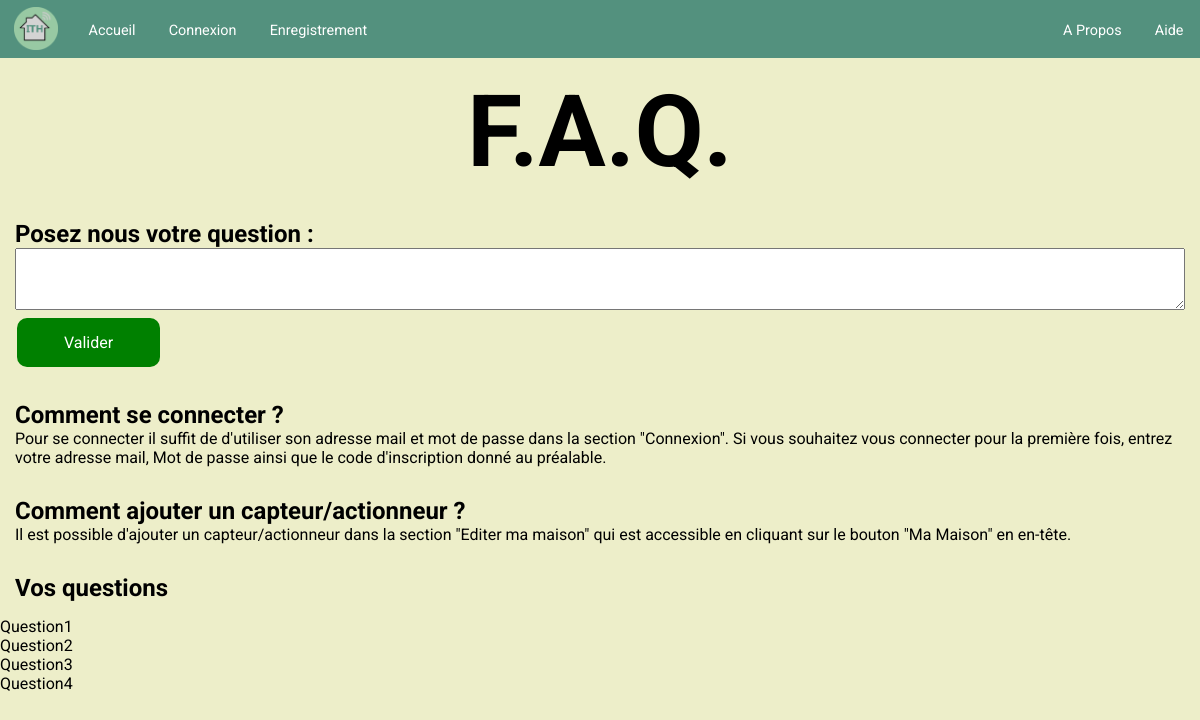
/aide, run on the app's committed database.
### tables this page shows
CREATE TABLE IF NOT EXISTS `question` (
  `id_question` int(11) NOT NULL AUTO_INCREMENT,
  `question` text NOT NULL,
  `reponse` text,
  PRIMARY KEY (`id_question`)
);

### app/Controleurs/controleurAide.php (called while the page is built, shortened)
<?php
require_once 'Vues/vue.php';
require_once 'Modeles/Aide.php';
class ControleurAide{
    public function affichageAide()
    {
        $aide = new Aide();
        $questions = $aide->voirQuestion();
        $vue = new Vue('Aide');
        $vue->generer(array('questions' => $questions));
    }
}

### app/index.php (called while the page is built, shortened)
<?php
require_once 'Controleurs/controleurAide.php';
$router = new Routeur($_GET['currentPageUrl']);
$router->get('/', function(){ $controleur = new ControleurAccueil();
    $controleur->affichageAccueil(); });
$router->get('/accueil', function(){ $controleur = new ControleurAccueil();
    $controleur->affichageAccueil(); });
$router->get('/apropos', function(){ $controleur = new ControleurAide();
    $controleur->affichageApropos(); });
$router->get('/aide', function(){ $controleur = new ControleurAide();
    $controleur->affichageAide(); });
$router->post('/aide', function(){ $controleur = new ControleurAide();
    $controleur->affichageAide(); });
$router->get('/connexion', function(){ $controleur = new ControleurAuthentification;
    $controleur->affichageConnexion(); });
$router->post('/connexion', function(){ $controleur = new ControleurAuthentification;
    $controleur->affichageConnexion(); });
$router->get('/enregistrement', function(){ $controleur = new ControleurAuthentification;
    $controleur->affichageEnregistrement(); });
$router->post('/enregistrement', function(){ $controleur = new ControleurAuthentification;
    $controleur->affichageEnregistrement(); });
$router->get('/profil', function(){ if(isset($_SESSION['id_u'])) { $controleur = new ControleurUtilisateur;
    $controleur->affichageMonCompte($_SESSION['id_u']); }});
$router->post('/profil', function(){ if(isset($_SESSION['id_u'])) { $controleur = new ControleurUtilisateur;
    $controleur->affichageMonCompte($_SESSION['id_u']); }});
$router->get('/statistiques', function(){ $controleur = new ControleurMaMaison;
    $controleur->affichageStatistiques(); });
$router->post('/tableau-de-bord', function(){ $controleur = new ControleurMaMaison;
    $controleur->affichageTableauDeBord(); });
$router->get('/tableau-de-bord', function(){ $controleur = new ControleurMaMaison;
    $controleur->affichageTableauDeBord(); });
$router->get('/editer', function(){ $controleur = new ControleurMaMaison;
    $controleur->affichageEditerMaMaison(); });
$router->post('/editer', function(){ $controleur = new ControleurMaMaison;
    $controleur->affichageEditerMaMaison(); });
$router->get('/deconnexion', function(){ $controleur = new ControleurAuthentification;
    $controleur->affichageDeconnexion(); });
$router->get('/:id', function($id){ $controleur = new ControleurUtilisateur;
    $controleur->affichageUtilisateur($id); });
$router->post('/:id', function($id){ $controleur = new ControleurUtilisateur;
    $controleur->affichageUtilisateur($id); });
$router->run();

### app/Route.php (called while the page is built)
<?php
class Route
{
    private $path;
    private $callback;
    private $urlParams = [];
    public function __construct($path, $callback){
        $this->path = trim($path, '/');
        $this->callback = $callback;
    }
    public function match($url){
        $url = trim($url, '/');
        $path = preg_replace('#:([\w]+)#', '([^/]+)', $this->path);
        $regex = "#^$path$#i";
        if(!preg_match($regex, $url, $urlParams)){
            return false;
        }
        array_shift($urlParams);
        $this->urlParams = $urlParams;
        return true;
    }
    public function call(){
        return call_user_func_array($this->callback, $this->urlParams);
    }
}

### app/Routeur.php (called while the page is built, shortened)
<?php
require_once 'Route.php';
require_once 'Vues/vue.php';
class Routeur{
    private $currentPageUrl;
    private $routes = [];
    public function __construct($currentPageUrl){
        $this->currentPageUrl = $currentPageUrl;
    }
    public function get($path, $callback){
        $route = new Route($path, $callback);
        $this->routes["GET"][] = $route;
    }
    public function post($path, $callback){
        $route = new Route($path, $callback);
        $this->routes["POST"][] = $route;
    }
    public function run(){
        foreach($this->routes[$_SERVER['REQUEST_METHOD']] as $route){
            if($route->match($this->currentPageUrl)){
                return $route->call();
            }
        }
    }
}

### app/Modeles/Aide.php (called while the page is built, shortened)
<?php
require_once "Modeles/modele.php";
class Aide extends Modele
{
    public function voirQuestion()
    {
        $sql = "SELECT question, id_question, reponse FROM question";
        $resultatRequete = $this->executerRequete($sql)->fetchAll(PDO::FETCH_ASSOC);
        return $resultatRequete;
    }
}
?>

### app/Modeles/modele.php (called while the page is built)
<?php
abstract class Modele {
  private $bdd;
  protected function executerRequete($sql, $parametres = null) {
    if ($parametres == null){
      $resultat = $this->getBdd()->query($sql);
    }
    else {
      $resultat = $this->getBdd()->prepare($sql);
      $resultat->execute($parametres);
    }
    return $resultat;
  }
  private function getBdd() {
    if ($this->bdd == null) {
      $this->bdd = new PDO("mysql:host=localhost; dbname=ith; charset=utf8", 'root', 'root', array(PDO::ATTR_ERRMODE => PDO::ERRMODE_EXCEPTION));
    }
    return $this->bdd;
  }
}

### app/Vues/vueAide.php (the view, shortened to what this page needs)
<?php if (isset($_SESSION['id']) && $_SESSION['id'] == 1): ?>
<div id="body">
    <div class="row">
        <div class="col-xs-12 col-sm-12 col-md-12 col-lg-12" >
            <h1>F.A.Q.</h1>
        </div>
    </div>
</div>
<?php foreach ($questions as $key=>$value):?>
<br><p><?php echo $value["question"] ?></p><br>
    <?php if(!empty($value["reponse"])):?>
    <br><p><?php echo $value["reponse"] ?></p><br>
    <?php else:?>
    <form action="" method="post">
        <textarea name="reponse" id="reponse" rows="4"></textarea>
        <input type="hidden" name="id" value= <?php echo($value['id_question'])?> >
        <input class="submit-button" name"reponse" type="submit" value="Valider">
        <input class="cancel-button" name="supprimer" type="submit" value="Supprimer">
    </form>
<?php endif;?>
<?php endforeach;?>
<?php else: ?>
<div id="body">
    <div class="row">
        <div class="col-xs-12 col-sm-12 col-md-12 col-lg-12" >
            <h1>F.A.Q.</h1>
        </div>
    </div>
    <div class="row">
        <div class="col-xs-12 col-sm-12 col-md-12 col-lg-12">
            <h2>Posez nous votre question :</h2>
            <form action="" method="post">
                <textarea id="enregistrerQuestion" name="Question" rows="4" cols="40"></textarea>
                <input class="submit-button" name="input_enregistrer" type="submit" value="Valider">
            </form>
        </div>
    </div>
    <div class="row">
        <div class="col-xs-12 col-sm-12 col-md-12 col-lg-12" >
            <h2>Comment se connecter ?</h2>
            <p id="Rep">Pour se connecter il suffit de d'utiliser son adresse mail et mot de passe dans la section "Connexion". Si vous souhaitez vous connecter pour la première fois, entrez votre adresse mail, Mot de passe ainsi que le code d'inscription donné au préalable.</p>
        </div>
    </div>
    <div class="row">
        <div class="col-xs-12 col-sm-12 col-md-12 col-lg-12" >
            <h2>Comment ajouter un capteur/actionneur ?</h2>
            <p id="Rep"> Il est possible d'ajouter un capteur/actionneur dans la section "Editer ma maison" qui est accessible en cliquant sur le bouton "Ma Maison" en en-tête.</p>
        </div>
    </div>
    <div class="row">
        <div class="col-xs-12 col-sm-12 col-md-12 col-lg-12" >
            <h2>Vos questions</h2>
        </div>
    </div>
</div>
    <?php foreach ($questions as $key=>$value):?>
            <p><?php echo $value["question"] ?></p>
    <?php endforeach;?>
<?php endif; ?>

### public/css/framework.css (style rules this page uses)
* { box-sizing: border-box; }
@media (min-width: 576px) { [class*="col-sm-"] { padding: 15px; } }
@media (min-width: 576px) { .col-sm-12 { width: 100%; } }
@media (min-width: 768px) { [class*="col-md-"] { padding: 15px; } }
@media (min-width: 768px) { .col-md-12 { width: 100%; } }
@media (min-width: 1024px) { [class*="col-lg-"] { padding: 15px; } }
@media (min-width: 1024px) { .col-lg-12 { width: 100%; } }
.row { display: flex; }

### public/css/header.css (style rules this page uses)
* { margin: 0; padding: 0; font-family: 'Roboto', sans-serif; }

### public/css/Theme.css (style rules this page uses)
body { background-color: #EDEEC9; font-family: 'Roboto'; }
input { padding: 10px 12px; margin: 8px 0; border: 1px solid #ccc; border-radius: 4px; box-sizing: border-box; outline: none; font-size: 13px; }
input::placeholder { font-size: 11px; }
.submit-button { background-color: green; border: none; color: white; padding: 15px 32px; text-align: center; display: inline-block; font-size: 16px; margin: 4px 2px; border-radius: 10px; width: 143px; cursor: pointer; }

### public/css/Aide.css (style rules this page uses)
h1 { text-align: center; font-size: 100px; }
textarea { min-width: 100%; max-width: 100%; }

### data on the page
question: question "Question1"
question: question "Question2"
question: question "Question3"
question: question "Question4"
